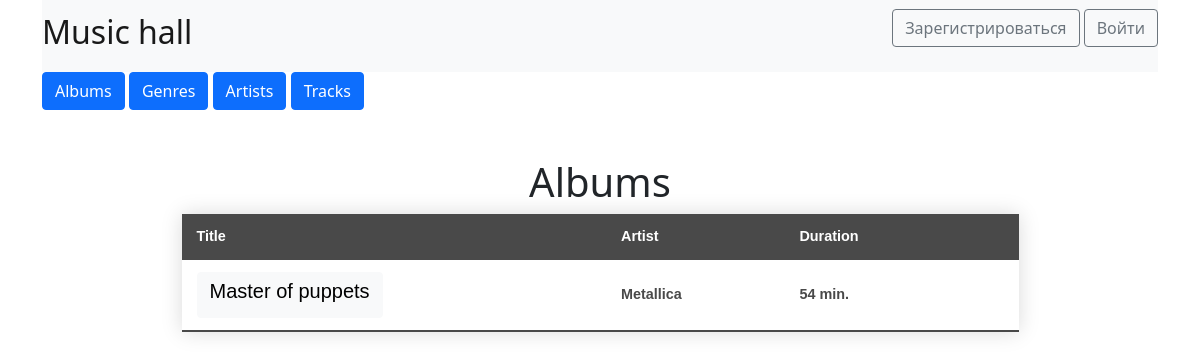
The page /albums_list on the database as committed earlier.
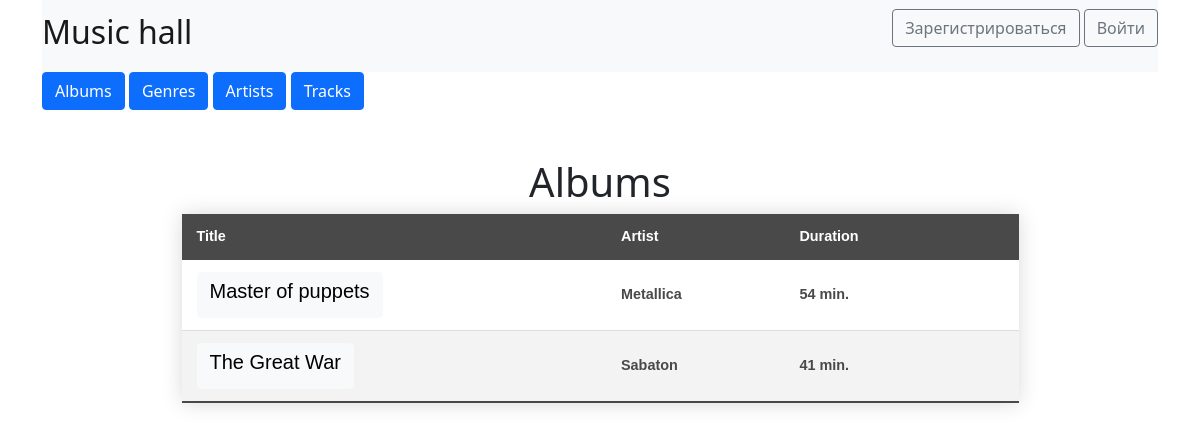
The same page on the database as committed later.
### data/artists.py (models this page shows)
class Artist(SqlAlchemyBase, SerializerMixin):
    __tablename__ = 'artists'
    id = sqlalchemy.Column(sqlalchemy.Integer,
                           primary_key=True, autoincrement=True)
    name = sqlalchemy.Column(sqlalchemy.String, nullable=True)

### data/albums.py (models this page shows)
class Album(SqlAlchemyBase, SerializerMixin):
    __tablename__ = 'albums'
    id = sqlalchemy.Column(sqlalchemy.Integer,
                           primary_key=True, autoincrement=True)
    title = sqlalchemy.Column(sqlalchemy.String, nullable=True)
    artistid = sqlalchemy.Column(sqlalchemy.Integer,
                              sqlalchemy.ForeignKey("artists.id"))
    raiting = sqlalchemy.Column(sqlalchemy.Integer)

### main.py (the view)
@app.route("/albums_list")
def albums_list():
    info = keeper.get_pretty_albums_list()
    return render_template("albums.html", title='Hall', lst=info)

### data/db_keeper.py (called while the page is built)
    def get_pretty_albums_list(self):
        out = self.pretty.get('albums')
        return out

### data/db_session.py (called while the page is built)
def create_session() -> Session:
    global __factory
    return __factory()

### data/pretty_resource.py (called while the page is built, shortened)
    def get(self, param):
        db_sess = db_session.create_session()
        if param == 'albums':
            albums = db_sess.query(Album).all()
            out = []
            for i in albums:
                tracks = db_sess.query(Track).filter(
                    Track.albumid == i.id).all()
                artist = db_sess.query(Artist).filter(
                    Artist.id == i.artistid).first().name
                duration = sum(map(lambda x: x.seconds, tracks))
                out.append(
                    {'album': i, 'duration': duration // 60, 'artist': artist}
                )
            return out
        elif param == 'genres':
            genres = db_sess.query(Genre).all()
            return genres
        return {'message': 'Bad param'}

### templates/albums.html (shortened to what this page needs)
{% extends "base.html" %}
{% block content %}
    <h1 class="centred"><br>Albums</h1>
    <table class="styled-table" align="middle">
        <thead>
            <tr>
                <th>Title</th>
                <th>Artist</th>
                <th>Duration</th>
                <th></th>
            </tr>
        </thead>
        <tbody>
            {% for item in lst %}
            <tr class="active-row">
                <td>
                    <a href="/album_info/{{item['album'].id}}" type="button" class="btn btn-light"><h5>{{item["album"]["title"]}}</h5></a>
                </td>
                <td>{{item["artist"]}}</td>
                <td>{{item["duration"]}} min.</td>
                <td>
                </td>
            </tr>
            {% endfor %}
        </tbody>
    </table>
{% endblock %}

Rows that differ between the two databases and show on the page:
added Artist: album "The Great War", artist "Sabaton", duration "41"
